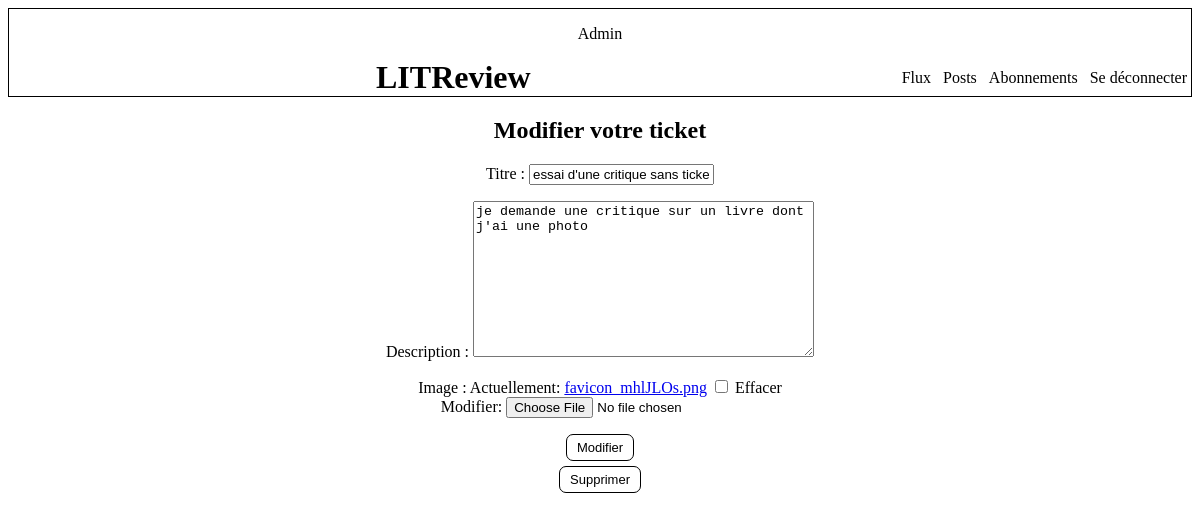
The page /ticket/5/modifier/ (signed in) on the database as committed earlier.
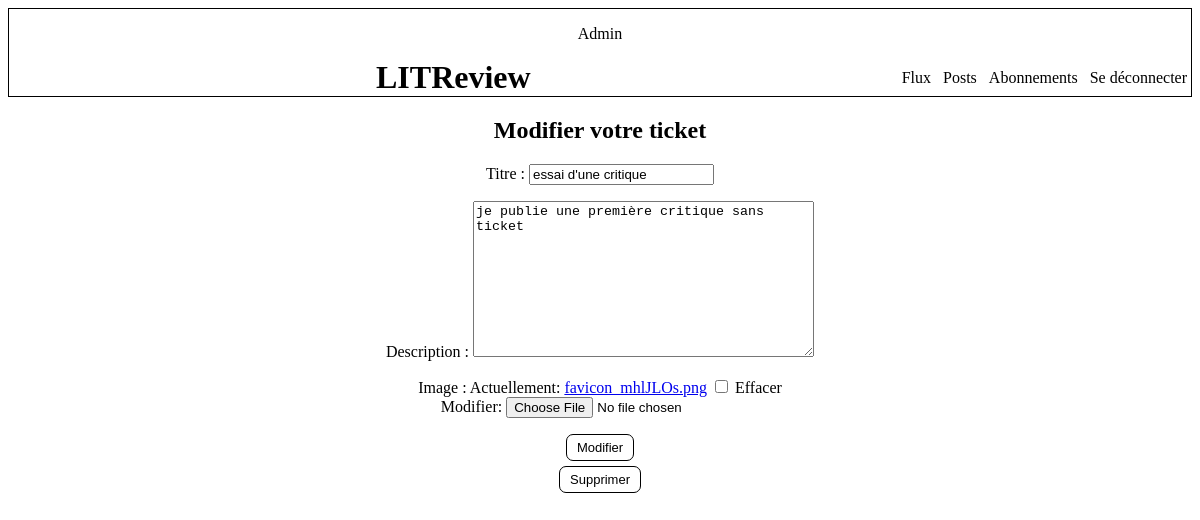
The same page on the database as committed later.
### blog/models.py (models this page shows)
class Ticket(models.Model):
    titre = models.CharField(max_length=128)
    description = models.TextField(max_length=2048, blank=True)
    user = models.ForeignKey(to=settings.AUTH_USER_MODEL,
                             on_delete=models.CASCADE)
    image = models.ImageField(null=True, blank=True)
    date = models.DateTimeField(auto_now_add=True)

### blog/views.py (the view, shortened to what this page needs)
# urls.py: path("ticket/<int:ticket_id>/modifier/", blog.views.modifier_ticket,
@login_required
def modifier_ticket(request, ticket_id):
    ticket = get_object_or_404(models.Ticket, id=ticket_id)
    modifier_form = forms.TicketForm(instance=ticket)
    supprimer_form = forms.SupprimerTicketForm()
    context = {"modifier_form": modifier_form,
               "supprimer_form": supprimer_form}
    return render(request, "modifier_ticket.html", context=context)

### blog/forms.py
class TicketForm(forms.ModelForm):
    modifier_ticket = forms.BooleanField(widget=forms.HiddenInput,
                                         initial=True)
    class Meta:
        model = models.Ticket
        fields = ["titre", "description", "image"]

class SupprimerTicketForm(forms.Form):
    supprimer_ticket = forms.BooleanField(widget=forms.HiddenInput,
                                          initial=True)

### blog/templates/modifier_ticket.html (shortened to what this page needs)
{% extends "base.html" %}
{% block content %}
<div id="modifier_ticket">
    <h2>Modifier votre ticket</h2>
    <form method="post" enctype="multipart/form-data">
        {{ modifier_form.as_p }}
        <button class="bouton" type="submit">Modifier</button>
    </form>
    <form method="post" enctype="multipart/form-data">
        <button class="bouton" type="submit">Supprimer</button>
    </form>
</div>
{% endblock content %}

Rows that differ between the two databases and show on the page:
changed Ticket: titre "essai d'une critique sans ticket" → "essai d'une critique"; description "je demande une critique sur un livre dont j'ai une photo" → "je publie une première critique sans ticket"
